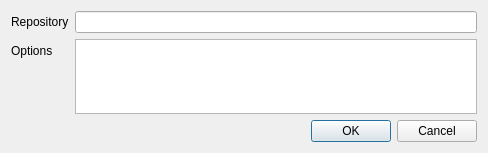
<?xml version="1.0" encoding="UTF-8"?>
<ui version="4.0">
 <class>AddRepo</class>
 <widget class="QDialog" name="AddRepo">
  <property name="geometry">
   <rect>
    <x>0</x>
    <y>0</y>
    <width>488</width>
    <height>153</height>
   </rect>
  </property>
  <property name="windowTitle">
   <string>Add Repository</string>
  </property>
  <property name="windowIcon">
   <iconset resource="icons.qrc">
    <normaloff>:/general/dialog.png</normaloff>:/general/dialog.png</iconset>
  </property>
  <layout class="QVBoxLayout" name="verticalLayout">
   <item>
    <layout class="QFormLayout" name="formLayout">
     <property name="fieldGrowthPolicy">
      <enum>QFormLayout::AllNonFixedFieldsGrow</enum>
     </property>
     <item row="0" column="0">
      <widget class="QLabel" name="label">
       <property name="text">
        <string>Repository</string>
       </property>
      </widget>
     </item>
     <item row="0" column="1">
      <widget class="QLineEdit" name="repo"/>
     </item>
     <item row="1" column="0">
      <widget class="QLabel" name="label_2">
       <property name="text">
        <string>Options</string>
       </property>
      </widget>
     </item>
     <item row="1" column="1">
      <widget class="QPlainTextEdit" name="option">
       <property name="lineWrapMode">
        <enum>QPlainTextEdit::NoWrap</enum>
       </property>
       <property name="plainText">
        <string notr="true"/>
       </property>
      </widget>
     </item>
    </layout>
   </item>
   <item>
    <widget class="QDialogButtonBox" name="buttonBox">
     <property name="orientation">
      <enum>Qt::Horizontal</enum>
     </property>
     <property name="standardButtons">
      <set>QDialogButtonBox::Cancel|QDialogButtonBox::Ok</set>
     </property>
    </widget>
   </item>
  </layout>
 </widget>
 <resources>
  <include location="icons.qrc"/>
 </resources>
 <connections>
  <connection>
   <sender>buttonBox</sender>
   <signal>rejected()</signal>
   <receiver>AddRepo</receiver>
   <slot>reject()</slot>
   <hints>
    <hint type="sourcelabel">
     <x>316</x>
     <y>260</y>
    </hint>
    <hint type="destinationlabel">
     <x>286</x>
     <y>274</y>
    </hint>
   </hints>
  </connection>
 </connections>
</ui>
